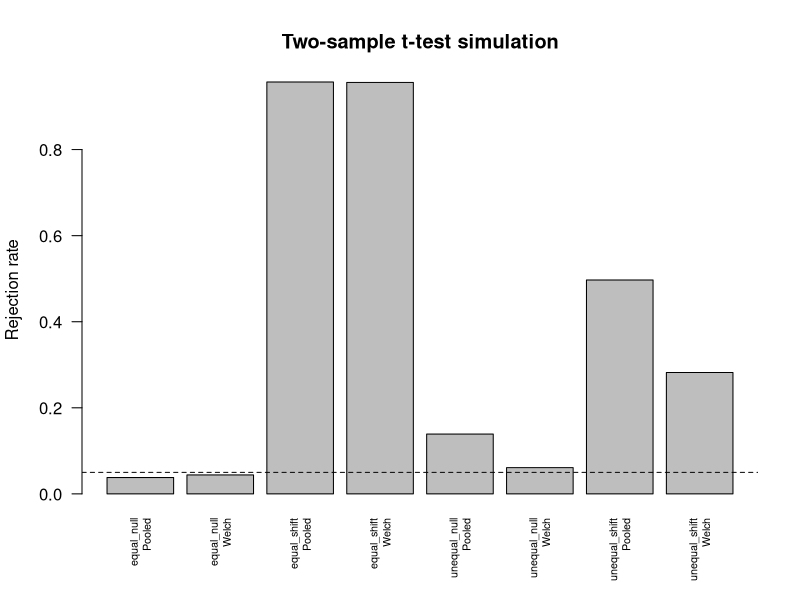

The R script that drew this image:
# STAT 184 - Homework 2

install.packages(c("dplyr", "tidyr", "tibble", "readr", "stringr", "forcats", "purrr"))

library(dplyr); library(tidyr); library(tibble)
library(readr); library(stringr); library(forcats); library(purrr)


# ===================== PROBLEM 1 =====================

sales_raw <- tibble(
  sale_id = 1:8,
  customer_id = c("C1", "C2", "C1", "C3", "C2", "C4", "C5", "C2"),
  item_raw = c(" Pen", "PEN ", "Notebook", " pen ",
               "FOLDER", "Folder ", " ERASER ", "pen"),
  amount_raw = c("$10.00", "$20.00", NA, "$15.00",
                 "$30.00", "$25.00", NA, "$20.00"),
  discount_raw = c("0%", "10%", "5%", "0%", "20%", "10%", "0%", "0%"),
  code_raw = c("ST-101", "ON-102", "ST-103", "ON-104",
               "bad", "ST-106", "ON-107X", "on-108"),
  tags = c("gift;urgent", "online", "gift", "member",
           "online;member", "gift", "member", "gift;member")
)


# 1A: str_squish removes leading/trailing spaces and extra internal spaces.
# parse_number extracts numbers from currency and percent strings.
# A percent is divided by 100 to become a proportion.
sales_clean <- sales_raw |>
  mutate(
    item_clean = str_to_lower(str_squish(item_raw)),
    amount = parse_number(amount_raw),
    discount_rate = parse_number(discount_raw) / 100,
    net_amount = amount * (1 - discount_rate),
    size = case_when(
      is.na(net_amount) ~ "unrecorded",
      net_amount >= 20 ~ "large",
      TRUE ~ "small"
    )
  )
print(sales_clean |> select(sale_id, item_clean, amount, discount_rate, net_amount, size))
# Output: net_amount by sale is 10, 18, NA, 15, 24, 22.5, NA, 20.
# Sizes: small, small, unrecorded, small, large, large, unrecorded, large.


# 1B: ^ and $ require the entire string to match the pattern.
sales_codes <- sales_clean |>
  mutate(
    code_clean = str_to_upper(str_trim(code_raw)),
    valid_code = str_detect(code_clean, "^(ST|ON)-[0-9]{3}$")
  )
invalid_codes <- sales_codes |>
  filter(!valid_code) |>
  select(sale_id, code_raw, code_clean)
print(invalid_codes)
# Invalid sale IDs: 5 (bad) and 7 (ON-107X).
valid_code_parts <- sales_codes |>
  filter(valid_code) |>
  separate_wider_delim(code_clean, delim = "-", names = c("channel", "number")) |>
  select(sale_id, code_raw, channel, number)
print(valid_code_parts)
sale_tags <- sales_clean |>
  select(sale_id, tags) |>
  separate_longer_delim(tags, delim = ";")
print(sale_tags)
# separate_wider_delim splits a string into new columns, whereas
# separate_longer_delim splits a string into multiple rows.


# 1C: sum of a logical condition counts TRUE values; na.rm ignores NA.
# If there are no known amounts, return NA_real_ instead of dividing by zero.
customer_summary <- sales_clean |>
  summarise(
    sales_n = n(),
    known_n = sum(!is.na(net_amount)),
    large_n = sum(!is.na(net_amount) & net_amount >= 20),
    large_share = if (sum(!is.na(net_amount)) == 0) NA_real_
    else sum(!is.na(net_amount) & net_amount >= 20) /
      sum(!is.na(net_amount)),
    .by = customer_id
  ) |>
  arrange(customer_id)
print(customer_summary)
# C1's numerator is 0 large known sales; its denominator is 1 known sale.
# C1's other sale has missing amount, so large_share = 0 / 1 = 0.
# Customer summary: C1 (2,1,0,0), C2 (3,3,2,2/3),
# C3 (1,1,0,0), C4 (1,1,1,1), C5 (1,0,0,NA).
sales_factors <- sales_clean |>
  mutate(
    item_factor = fct_infreq(factor(item_clean)),
    item_group = fct_lump_n(factor(item_clean), n = 2, other_level = "Other")
  )
print(levels(sales_factors$item_factor))
print(table(sales_factors$item_factor))
print(levels(sales_factors$item_group))
print(table(sales_factors$item_group))
# Counts: pen 4, folder 2, notebook 1, eraser 1.
# item_factor changes the order of categories based on frequency
# without removing or combining any categories.
# item_group keeps pen and folder as separate categories
# and combines notebook and eraser into "Other".


# ===================== PROBLEM 2 =====================
reports_raw <- tibble(
  form = c("A", "A", "A", "B", "B", "B"),
  line = c(1, 2, 3, 1, 2, 3),
  customer_id = c("C1", NA, "C2", "C3", NA, "C4"),
  round = c(1, 3, 1, 1, 2, 1),
  primary_amount = c(10, -999, 20, NA, 0, 30),
  backup_amount = c(NA, 15, 25, NA, 99, NA)
)
customers <- tibble(
  customer_id = c("C1", "C2", "C3", "C5"),
  region = c("North", "South", NA, "West")
)


# 2A: Fill customer IDs only within their own form.
reports_labeled <- reports_raw |>
  arrange(form, line) |>
  group_by(form) |>
  fill(customer_id, .direction = "down") |>
  ungroup()
reports_clean <- reports_labeled |>
  mutate(
    primary_clean = na_if(primary_amount, -999),
    amount = coalesce(primary_clean, backup_amount)
  )
print(reports_clean |>
        select(form, line, customer_id, round, primary_amount, backup_amount, amount))
# Amounts: 10, 15, 20, NA, 0, 30.
# coalesce keeps the primary value whenever it is present, including 0.
# A backup is used only when the cleaned primary is NA.
reports_complete <- reports_clean |>
  select(customer_id, round, amount) |>
  mutate(recorded_row = TRUE) |>
  complete(customer_id, round = 1:3, fill = list(recorded_row = FALSE))
print(reports_complete)
original_n <- nrow(reports_clean)
added_n <- sum(!reports_complete$recorded_row)
missing_before <- sum(is.na(reports_clean$amount))
missing_after <- sum(is.na(reports_complete$amount))
print(tibble(original_rows = original_n, added_rows = added_n,
             missing_before = missing_before, missing_after = missing_after))
# 6 original rows, 6 added rows, 1 missing amount before, 7 after.
# Explicit missing value: C3, round 1 (record exists but amount is NA).
# Implicit missing value: C1, round 2 (no original row exists).
# complete() added the missing customer-round combination.

# 2B: Check metadata keys and customer-round duplicates.
customer_key_check <- tibble(
  duplicate_ids = sum(duplicated(customers$customer_id)),
  missing_ids = sum(is.na(customers$customer_id))
)
print(customer_key_check)
report_duplicate_keys <- reports_clean |>
  count(customer_id, round, name = "records") |>
  filter(records > 1)
print(report_duplicate_keys)
# No missing or duplicate customer metadata IDs; no repeated customer-round keys.
customers_marked <- customers |>
  mutate(customer_found = TRUE)
reports_joined <- reports_clean |>
  left_join(customers_marked, by = join_by(customer_id),
            relationship = "many-to-one", na_matches = "never") |>
  mutate(customer_found = coalesce(customer_found, FALSE))
print(reports_joined |> select(customer_id, round, amount, region, customer_found))
only_in_reports <- reports_clean |>
  distinct(customer_id) |>
  anti_join(customers |> distinct(customer_id),
            by = join_by(customer_id), na_matches = "never")
only_in_customers <- customers |>
  distinct(customer_id) |>
  anti_join(reports_clean |> distinct(customer_id),
            by = join_by(customer_id), na_matches = "never")
print(only_in_reports)
print(only_in_customers)
# Only in reports: C4. Only in customers: C5.
# C3 has customer_found = TRUE even though its region is NA: a matching
# customer exists, but its region is missing.
# C4 has customer_found = FALSE and region NA: no matching customer exists.

# 2C
# The homework PDF references customers_bad but does not
# provide its definition. This example adds a second C2
# record with a conflicting region to demonstrate
# how a many-to-many join can duplicate report amounts.
customers_bad <- bind_rows(
  customers,
  tibble(customer_id = "C2", region = "East")
)
reports_duplicated <- reports_clean |>
  left_join(customers_bad, by = join_by(customer_id),
            relationship = "many-to-many")
join_comparison <- tibble(
  stage = c("Before join", "After join"),
  rows = c(nrow(reports_clean), nrow(reports_duplicated)),
  total_amount = c(sum(reports_clean$amount, na.rm = TRUE),
                   sum(reports_duplicated$amount, na.rm = TRUE))
)
print(join_comparison)
print(reports_duplicated |> count(customer_id, round, name = "records") |>
        filter(records > 1))
# For this illustrative customers_bad: rows rise from 6 to 7 and total
# rises from 75 to 95. 
# C2 round 1 appears twice after the join.
# Its amount of 20 is counted twice in the joined total,
# instead of once, increasing the total by 20.
# With relationship = "many-to-one", this join would error because C2
# matches two customer rows. Allowing many-to-many avoids the error but
# does not resolve the conflicting regions (South vs East).
reports_wide <- reports_complete |>
  select(customer_id, round, amount) |>
  pivot_wider(names_from = round, values_from = amount,
              names_prefix = "round_")
print(reports_wide)
reports_long_nonmissing <- reports_wide |>
  pivot_longer(cols = starts_with("round_"),
               names_to = "round", values_to = "amount",
               values_drop_na = TRUE)
print(nrow(reports_long_nonmissing))
# 5 rows remain after dropping missing values (one for each known amount).
# Dropping NA rows cannot recover amounts that were never recorded.


# ===================== PROBLEM 3 =====================
# 3A: Manually calculate pooled or Welch two-sample t-test statistics.
two_sample_t <- function(x, y, equal_var = FALSE, alpha = 0.05) {
  nx <- length(x)
  ny <- length(y)
  mean_x <- mean(x)
  mean_y <- mean(y)
  var_x <- var(x)
  var_y <- var(y)
  if (equal_var) {
    pooled_var <- ((nx - 1) * var_x + (ny - 1) * var_y) / (nx + ny - 2)
    se <- sqrt(pooled_var * (1 / nx + 1 / ny))
    df <- nx + ny - 2
    method <- "Pooled"
  } else {
    se <- sqrt(var_x / nx + var_y / ny)
    df <- (var_x / nx + var_y / ny)^2 /
      ((var_x / nx)^2 / (nx - 1) + (var_y / ny)^2 / (ny - 1))
    method <- "Welch"
  }
  t_stat <- (mean_x - mean_y) / se
  p_value <- 2 * pt(abs(t_stat), df = df, lower.tail = FALSE)
  list(method = method, t_stat = t_stat, df = df,
       p_value = p_value, reject = p_value < alpha)
}
x_check <- c(12, 15, 14, 10, 13)
y_check <- c(9, 11, 8, 10, 7, 12, 9, 8)
welch_own <- two_sample_t(x_check, y_check)
pooled_own <- two_sample_t(x_check, y_check, equal_var = TRUE)
print(welch_own)
print(pooled_own)
welch_ref <- t.test(x_check, y_check, var.equal = FALSE)
pooled_ref <- t.test(x_check, y_check, var.equal = TRUE)
verification <- tibble(
  method = c("Welch", "Pooled"),
  t_diff = c(abs(welch_own$t_stat - unname(welch_ref$statistic)),
             abs(pooled_own$t_stat - unname(pooled_ref$statistic))),
  df_diff = c(abs(welch_own$df - unname(welch_ref$parameter)),
              abs(pooled_own$df - unname(pooled_ref$parameter))),
  p_diff = c(abs(welch_own$p_value - welch_ref$p.value),
             abs(pooled_own$p_value - pooled_ref$p.value))
) |>
  mutate(all_below_1e8 = t_diff < 1e-8 & df_diff < 1e-8 & p_diff < 1e-8)
print(verification)

# Welch: t = 3.403072, df = 7.678614, p = 0.009907123.
# Pooled: t = 3.526436, df = 11, p = 0.004744470.
# All differences compared with t.test() are below 1e-8.
# Both methods match t.test() within 1e-8 for t, df, and p-value.


# 3B: Same independently drawn x and y samples are used for both tests.
B <- 1000
n_x <- 20
n_y <- 40
alpha <- 0.05
scenarios <- data.frame(
  scenario = c("equal_null", "unequal_null", "equal_shift", "unequal_shift"),
  mean_x = c(0, 0, 0, 0),
  mean_y = c(0, 0, 1, 1),
  sd_x = c(1, 3, 1, 3),
  sd_y = c(1, 1, 1, 1)
)
set.seed(2026)
# Allocate the full storage before starting the nested loops.
simulation_rows <- vector("list", nrow(scenarios) * B * 2)
k <- 1L
for (i in seq_len(nrow(scenarios))) {
  for (rep in seq_len(B)) {
    x <- rnorm(n_x, mean = scenarios$mean_x[i], sd = scenarios$sd_x[i])
    y <- rnorm(n_y, mean = scenarios$mean_y[i], sd = scenarios$sd_y[i])
    for (use_equal_var in c(FALSE, TRUE)) {
      test_result <- two_sample_t(x, y, equal_var = use_equal_var, alpha = alpha)
      simulation_rows[[k]] <- data.frame(
        scenario = scenarios$scenario[i],
        replicate = rep,
        method = test_result$method,
        t_stat = test_result$t_stat,
        df = test_result$df,
        p_value = test_result$p_value,
        reject = test_result$reject
      )
      k <- k + 1L
    }
  }
}
simulation_results <- bind_rows(simulation_rows)
print(head(simulation_results, 6))
print(nrow(simulation_results))
# 4 scenarios x 1000 repetitions x 2 methods = 8000 rows.
simulation_summary <- simulation_results |>
  summarise(
    mean_t = mean(t_stat),
    sd_t = sd(t_stat),
    rejection_rate = mean(reject),
    .by = c(scenario, method)
  ) |>
  arrange(scenario, method)
print(simulation_summary |> mutate(across(c(mean_t, sd_t, rejection_rate),
                                          ~ round(.x, 3))))

# Simulation results (Pooled, Welch rejection rates):
# equal_null: 0.038, 0.044
# unequal_null: 0.139, 0.061
# equal_shift: 0.957, 0.956
# unequal_shift: 0.497, 0.282
# Optional plot of simulated rejection rates.
plot_data <- simulation_summary
barplot(plot_data$rejection_rate, names.arg = paste(plot_data$scenario,
                                                    plot_data$method, sep = "\n"), las = 2, cex.names = 0.65,
        ylab = "Rejection rate", main = "Two-sample t-test simulation")
abline(h = 0.05, lty = 2)

# Short Report:
# Under equal means and variances, rejection rates were 0.038
# for Pooled and 0.044 for Welch, both close to 0.05.
# With unequal variances but equal means, Pooled rejected
# 0.139 of the time versus 0.061 for Welch, showing an
# inflated Type I error rate for Pooled.
# When the means differed, power increased, reaching
# 0.957 and 0.956 under equal variances and 0.497
# and 0.282 under unequal variances for Pooled and Welch.
# Higher power alone does not make a test better because
# it must also control false positives, and small
# differences can result from random simulation variation.
